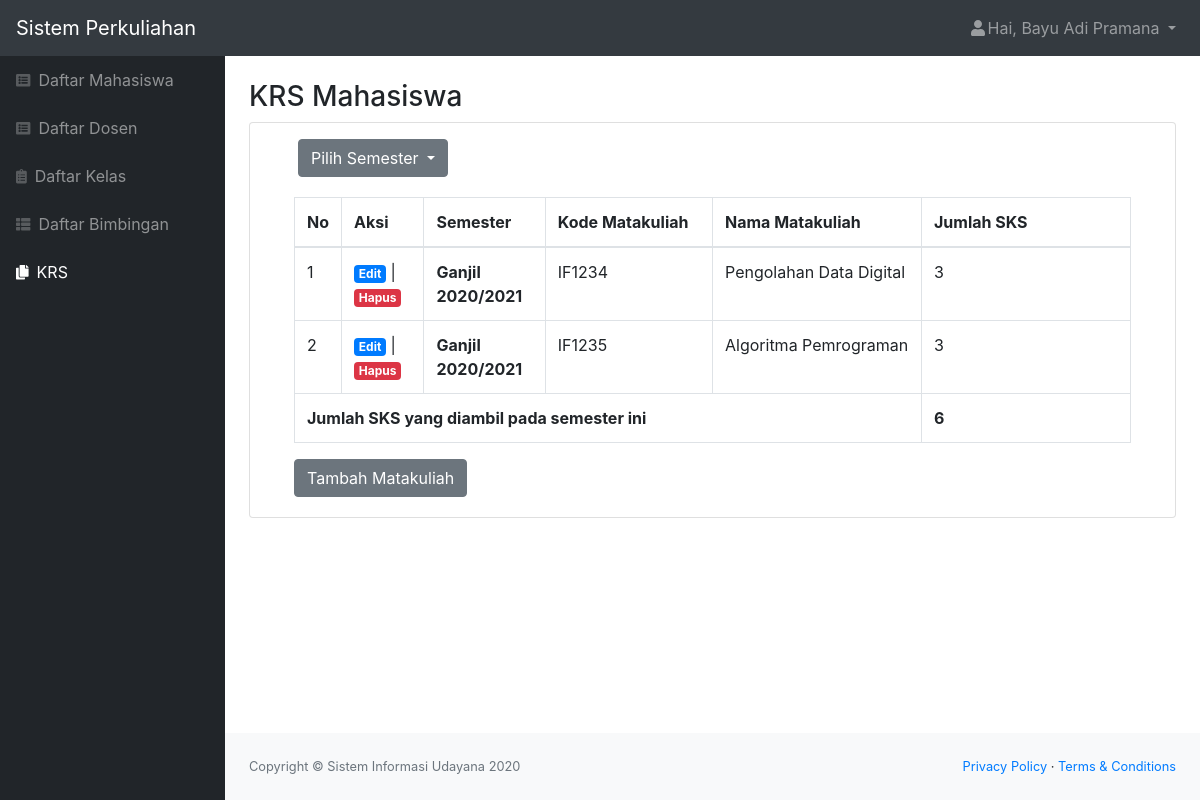
The page /krs.php (signed in) on the database its author committed.
### tables this page shows
CREATE TABLE `krs` (
  `id_krs` int(11) NOT NULL,
  `semester` varchar(25) NOT NULL,
  `id_mahasiswa` int(11) NOT NULL,
  `id_mk` int(11) NOT NULL
);

CREATE TABLE `matakuliah` (
  `id_mk` int(11) NOT NULL,
  `kode_mk` char(6) NOT NULL,
  `matakuliah` varchar(100) NOT NULL,
  `sks` int(11) NOT NULL
);

### krs.php (the view, shortened to what this page needs)
<?php
include "function.php";
$nama = $_SESSION['nama'];
$role = $_SESSION['role'];
$id = $_SESSION['id'];
$queryKRS = mysqli_query($koneksi, "SELECT * FROM krs INNER JOIN matakuliah ON krs.id_mk=matakuliah.id_mk WHERE krs.id_mahasiswa='$id'");
if (isset($_GET['semester'])) {
    $semester = $_GET['semester'];
    $default = false;
    $queryKRS = mysqli_query($koneksi, "SELECT * FROM krs INNER JOIN matakuliah ON krs.id_mk=matakuliah.id_mk WHERE krs.id_mahasiswa='$id' AND semester = '$semester'");
} else {
    $default = true;
    $queryKRS = mysqli_query($koneksi, "SELECT * FROM krs INNER JOIN matakuliah ON krs.id_mk=matakuliah.id_mk WHERE krs.id_mahasiswa='$id'");
}
?>
<!DOCTYPE html>
<html lang="en">
    <head>
        <link href="css/styles.css" rel="stylesheet" />
        <link href="https://cdn.datatables.net/1.10.20/css/dataTables.bootstrap4.min.css" rel="stylesheet" />
    </head>
    <body class="sb-nav-fixed">
        <nav class="sb-topnav navbar navbar-expand navbar-dark bg-dark">
            <a class="navbar-brand" href="index.html">Sistem Perkuliahan</a>
            <ul class="navbar-nav ml-auto">
                <li class="nav-item dropdown">
                    <a class="nav-link dropdown-toggle" id="userDropdown" href="#" role="button" data-toggle="dropdown" aria-haspopup="true" aria-expanded="false"><i class="fas fa-user fa-fw"></i>Hai, <?= $nama; ?> </a>
                </li>
            </ul>
        </nav>
        <div id="layoutSidenav">
            <div id="layoutSidenav_nav">
                <nav class="sb-sidenav accordion sb-sidenav-dark" id="sidenavAccordion">
                    <div class="sb-sidenav-menu">
                        <div class="nav">
                            <a class="nav-link" href="mahasiswa.php"
                                ><div class="sb-nav-link-icon"><i class="fas fa-list-alt"></i></div>
                                Daftar Mahasiswa</a
                            >
                            <a class="nav-link" href="dosen.php"
                                ><div class="sb-nav-link-icon"><i class="fas fa-list-alt"></i></div>
                                Daftar Dosen</a
                            >
                            <a class="nav-link" href="kelas.php"
                                ><div class="sb-nav-link-icon"><i class="fas fa-clipboard-list"></i></div>
                                Daftar Kelas</a
                            >
                            <a class="nav-link" href="bimbingan.php"
                                ><div class="sb-nav-link-icon"><i class="fas fa-th-list"></i></div>
                                Daftar Bimbingan</a
                            >
                            <?php if($role == "1") { ?>
                            <a class="nav-link active" href="krs.php"
                                ><div class="sb-nav-link-icon"><i class="fas fa-copy"></i></div>
                                KRS</a>
                            <?php } ?>
                        </div>
                    </div>
                </nav>
            </div>
            <div id="layoutSidenav_content">
                <main>
                    <div class="container-fluid">
                        <h3 class="mt-4">KRS Mahasiswa</h3>
                        <div class="card mb-4">
                        <?php if($role == "1") { ?>
                        <div class="dropdown mt-3 px-4 ml-4">
                            <button class="btn btn-secondary dropdown-toggle" type="button" id="dropdownMenuButton" data-toggle="dropdown" aria-haspopup="true" aria-expanded="false">
                                Pilih Semester
                            </button>
                        </div>
                        <?php } ?>
                            <div class="card-body">
                                <div class="table-responsive">
                                    <div class="container">
                                    <table class="table table-bordered" id="dataTable" width="100%" cellspacing="0">
                                        <thead>
                                            <tr>
                                                <th class="col-sm-1" style="width: 5%;">No</th>
                                                <th>Aksi</th>
                                                <?php if ($default == true) : ?>
                                                    <th>Semester</th>
                                                <?php endif ?>
                                                <th class="col-sm-3" style="width: 20%;">Kode Matakuliah</th>
                                                <th class=" col-sm-3" style="width: 50%;">Nama Matakuliah</th>
                                                <th class=" col-sm-3">Jumlah SKS</th>
                                            </tr>
                                        </thead>
                                        <tbody>
                                            <?php $i = 1; ?>
                                            <?php $sum = 0; ?>
                                            <?php while ($data = mysqli_fetch_assoc($queryKRS)) { ?>
                                                <tr>
                                                    <td><?= $i; ?></td>
                                                    <td><a href="edit_krs.php?id_krs=<?= $data['id_krs']; ?>" class="badge badge-primary ">Edit</a> | <a href="function.php?act=hapusKRS&id_krs=<?= $data['id_krs']; ?>" onclick="return confirm('Yakin ingin menghapus KRS?');" class="badge badge-danger ">Hapus</a></td>
                                                    <?php if ($default == true) : ?>
                                                        <th><?= $data['semester'] ?></th>
                                                    <?php endif ?>
                                                    <td><?= $data['kode_mk']; ?></>
                                                    <td><?= $data['matakuliah']; ?></td>
                                                    <?php $sum += $data['sks']; ?>
                                                    <td><?= $data['sks']; ?></td>
                                                </tr>
                                                <?php $i++; ?>
                                            <?php } ?>
                                        </tbody>
                                        <tfoot>
                                            <?php
                                            $colspan = 4;
                                            if ($default == true)
                                                $colspan = 5;
                                            ?>
                                            <th colspan="<?= $colspan ?>">Jumlah SKS yang diambil pada semester ini</th>
                                            <?php if (isset($sum)) { ?>
                                                <th><?= $sum; ?></th>
                                            <?php } ?>
                                        </tfoot>
                                    </table>
                                    </div>
                                    <?php if($role == "1") { ?>
                                    <div class="tambah ml-4">
                                        <a href="krs_tambah.php" class="btn btn-secondary">Tambah Matakuliah</a>
                                    </div>
                                    <?php } ?>
                                </div>
                            </div>
                        </div>
                </main>
                <footer class="py-4 bg-light mt-auto">
                    <div class="container-fluid">
                        <div class="d-flex align-items-center justify-content-between small">
                            <div class="text-muted">Copyright &copy; Sistem Informasi Udayana 2020</div>
                            <div>
                                <a href="#">Privacy Policy</a>
                                &middot;
                                <a href="#">Terms &amp; Conditions</a>
                            </div>
                        </div>
                    </div>
                </footer>
            </div>
        </div>
    </body>
</html>

### rows shown on the page
krs: semester "Ganjil 2020/2021", id_mk.kode_mk "IF1234", id_mk.matakuliah "Pengolahan Data Digital", id_mk.sks "3"
krs: semester "Ganjil 2020/2021", id_mk.kode_mk "IF1235", id_mk.matakuliah "Algoritma Pemrograman", id_mk.sks "3"

### other values the page prints
$nama "Bayu Adi Pramana"
$sum "6"
